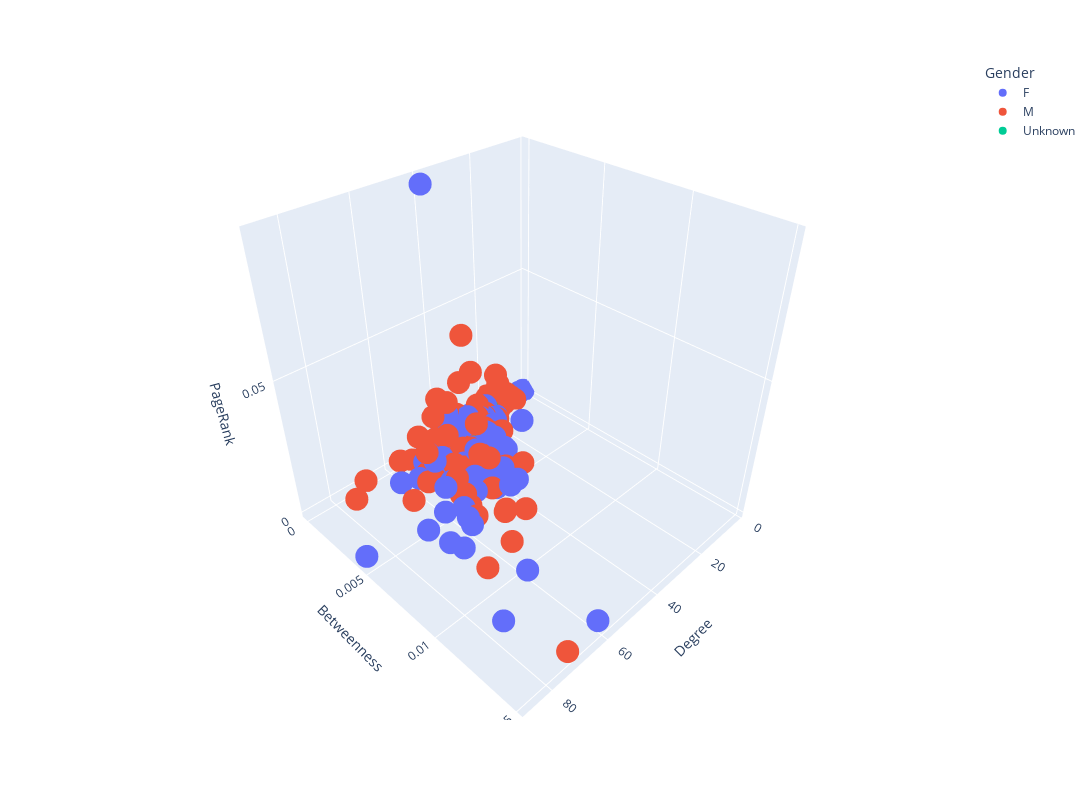

Here is the notebook cell this chart was saved with:
### Code cell
fig = px.scatter_3d(df, x="Degree", y="Betweenness", z="PageRank", color="Gender", hover_name="studentID", width=1100, height=800)
fig.show()

### Figure 1 — Plotly figure (JSON) as saved in the notebook; plotly's stock layout.template omitted (floating-point values rounded to 4 significant figures; data arrays with more than 128 entries replaced by an {"elided": "..."} marker saying what was removed)
{"data": [{"hovertemplate": "<b>%{hovertext}</b><br><br>Gender=F<br>Degree=%{x}<br>Betweenness=%{y}<br>PageRank=%{z}<extra></extra>", "hovertext": {"elided": "146 int values"}, "legendgroup": "F", "marker": {"color": "#636efa", "symbol": "circle"}, "mode": "markers", "name": "F", "scene": "scene", "showlegend": true, "type": "scatter3d", "x": {"elided": "146 int values"}, "y": {"elided": "146 float values"}, "z": {"elided": "146 float values"}}, {"hovertemplate": "<b>%{hovertext}</b><br><br>Gender=M<br>Degree=%{x}<br>Betweenness=%{y}<br>PageRank=%{z}<extra></extra>", "hovertext": {"elided": "176 int values"}, "legendgroup": "M", "marker": {"color": "#EF553B", "symbol": "circle"}, "mode": "markers", "name": "M", "scene": "scene", "showlegend": true, "type": "scatter3d", "x": {"elided": "176 int values"}, "y": {"elided": "176 float values"}, "z": {"elided": "176 float values"}}, {"hovertemplate": "<b>%{hovertext}</b><br><br>Gender=Unknown<br>Degree=%{x}<br>Betweenness=%{y}<br>PageRank=%{z}<extra></extra>", "hovertext": [34, 41, 243, 420, 58, 209, 979], "legendgroup": "Unknown", "marker": {"color": "#00cc96", "symbol": "circle"}, "mode": "markers", "name": "Unknown", "scene": "scene", "showlegend": true, "type": "scatter3d", "x": [34, 45, 37, 35, 52, 18, 20], "y": [0, 0.0009144, 0.000634, 0.001998, 0.002096, 0.0005264, 0.0001521], "z": [0.0008514, 0.0008617, 0.0009857, 0.001078, 0.0009657, 0.001078, 0.003233]}], "layout": {"height": 800, "legend": {"title": {"text": "Gender"}, "tracegroupgap": 0}, "margin": {"t": 60}, "scene": {"aspectmode": "auto", "aspectratio": {"x": 1, "y": 1, "z": 1}, "camera": {"center": {"x": 0, "y": 0, "z": 0}, "eye": {"x": 1.315, "y": 1.315, "z": 1.315}, "projection": {"type": "perspective"}, "up": {"x": 0.002476, "y": -0.00247, "z": 1.0}}, "domain": {"x": [0, 1], "y": [0, 1]}, "xaxis": {"title": {"text": "Degree"}, "type": "linear"}, "yaxis": {"title": {"text": "Betweenness"}, "type": "linear"}, "zaxis": {"title": {"text": "PageRank"}, "type": "linear"}}, "width": 1100}}
